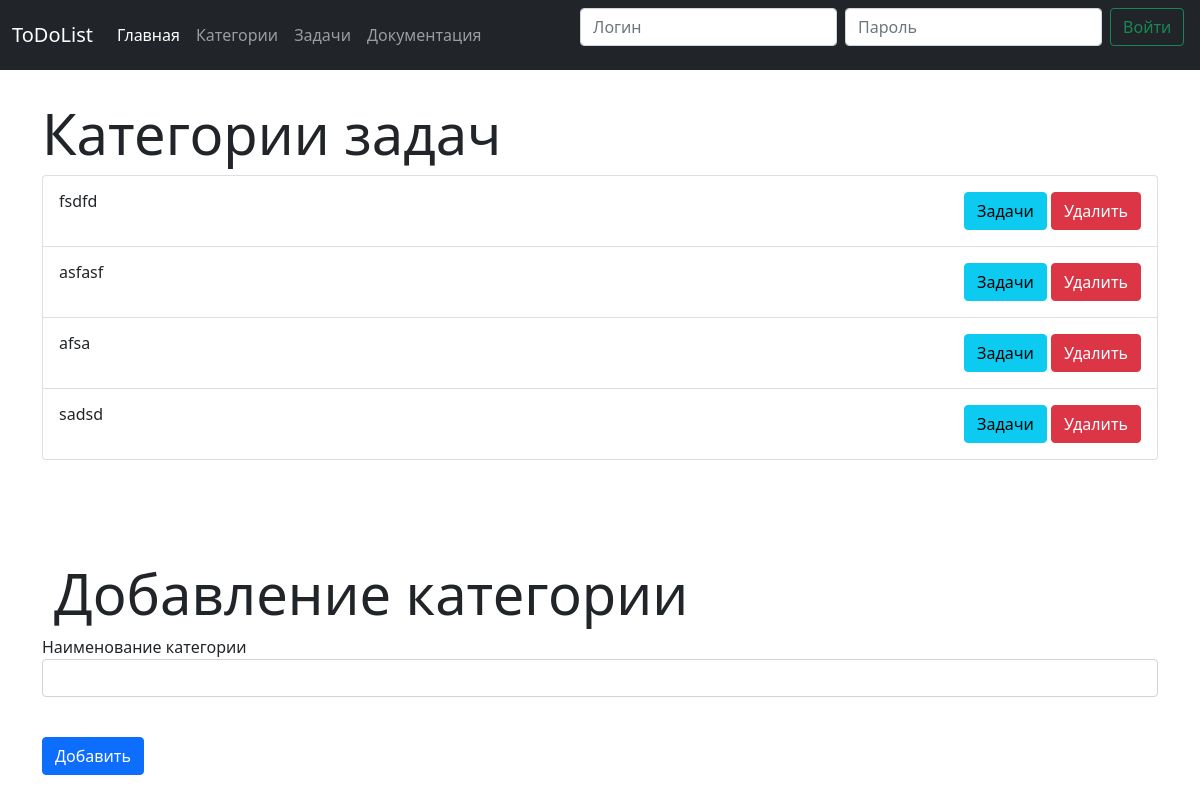
The page /categories on the database as committed earlier.
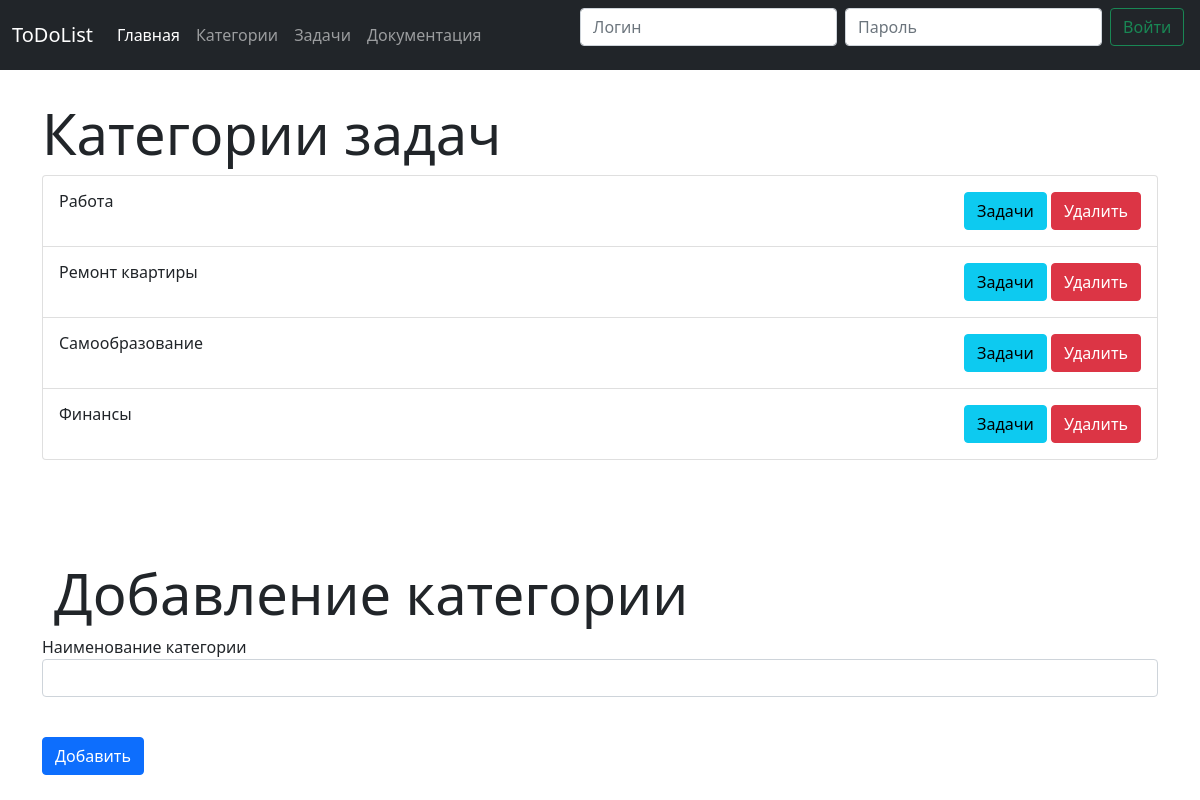
The same page on the database as committed later.
### data/categories.py (models this page shows)
class Category(SqlAlchemyBase):
    __tablename__ = 'categories'
    id = sqlalchemy.Column(sqlalchemy.Integer,
                           primary_key=True, autoincrement=True)
    title = sqlalchemy.Column(sqlalchemy.String, nullable=True)
    created_date = sqlalchemy.Column(sqlalchemy.DateTime,
                                     default=datetime.datetime.now)
    is_private = sqlalchemy.Column(sqlalchemy.Boolean, default=True)
    user_id = sqlalchemy.Column(sqlalchemy.Integer,
                                sqlalchemy.ForeignKey("users.id"))
    user = orm.relation('User')

### main.py (the view)
@app.route('/categories')
def categories():
    form = CategoryForm()
    db_sess = db_session.create_session()
    categories = db_sess.query(Category).all()
    return render_template('categories.html', categories=categories, form=form)

### forms/category.py
class CategoryForm(FlaskForm):
    title = StringField('Наименование категории', validators=[DataRequired(), Length(min=4, max=25)])
    submit = SubmitField('Добавить')

### data/db_session.py (called while the page is built)
def create_session() -> Session:
    global __factory
    return __factory()

### templates/categories.html (shortened to what this page needs)
{% extends "base.html" %}
{% block content %}
<div class="container" >
    <h3 class="display-4 fw-normal" style="margin-top: 100">Категории задач</h3>
</div>
<div class="container" >
    <div class="list-group">
         {% for item in categories%}
      <div class="list-group-item list-group-item-action d-flex gap-3 py-3" aria-current="true">
        <div class="d-flex gap-2 w-100 justify-content-between">
            <div>
                <h6 class="mb-0">{{item.title}}</h6>
            </div>
            <div>
            <a href="/tasks/{{ item.id }}"  class="btn btn-info">Задачи</a>
            <a href="/deletecategory/{{ item.id }}"  class="btn btn-danger">Удалить</a>
            </div>
        </div>
      </div>
{% endfor %}
    </div>
    <div class="container" >
        <h3 class="display-4 fw-normal" style="margin-top: 100">Добавление категории</h3>
    </div>
    <form action="/createcategory" method="post">
        <p>
            {{ form.title.label }}<br>
            {{ form.title(class="form-control") }}<br>
            <p>{{ form.submit(type="submit", class="btn btn-primary") }}</p>
    </form>
</div>
{% endblock %}

Rows that differ between the two databases and show on the page:
removed Category: title "fsdfd"
removed Category: title "asfasf"
removed Category: title "afsa"
removed Category: title "sadsd"
added Category: title "Работа"
added Category: title "Ремонт квартиры"
added Category: title "Самообразование"
added Category: title "Финансы"
